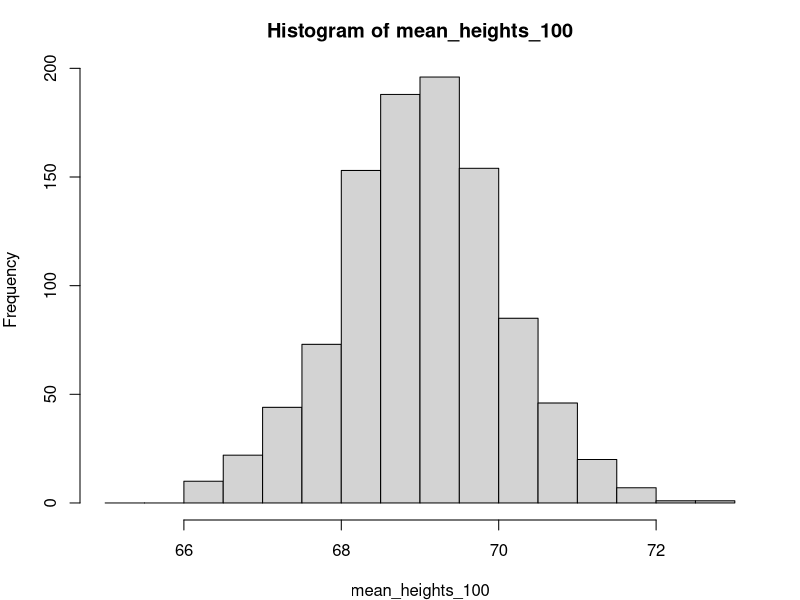
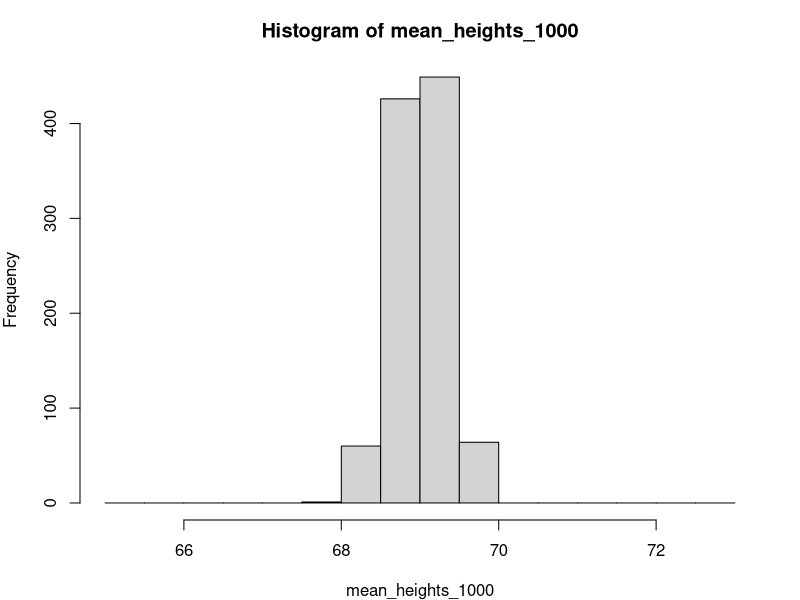
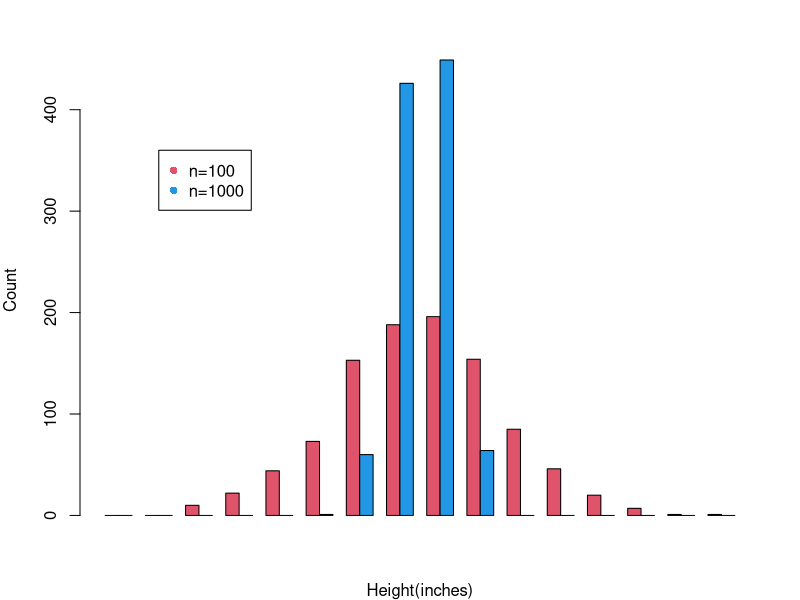

The R source for these figures, in order:
###Plotting and genetic variation data analysis exercises, Assignment 1

##Exercise 1-3 

#Creates function that samples populations of x individuals and 
#prints the mean of that random sample. 

get_heights<-function(x){
  heights<-rnorm(x,mean = 69, sd=10)
  x<-mean(heights)
  print(x)
}

##Exercise 4 

#Creates a for loop that calls "get_heights" function 1000 for population
#of 100 individuals saves the mean height from each replicate in vector
#"mean_heights_100"

replicates<-1000
mean_heights_100<-length(replicates)
for (m in 1:replicates){
    mean_heights_100[m]<- get_heights(100)
}
print(mean_heights_100)

## Exercise 5

#Creates a for loop that calls "get_heights" function 1000 for population
#of 1000 individuals saves the mean height from each replicate in vector
#"mean_heights_1000"

replicates<-1000
mean_heights_1000<-length(replicates)
for (m in 1:replicates){
  mean_heights_1000[m]<- get_heights(1000)
}
print(mean_heights_1000)

## Exercise 6

#Plots a histogram of the distribution of averages for sample sizes of 100 and 
#1000 individuals. PLots are on the same label axes with legend. 
bins<-seq(65,73, by=0.5)#establish bins
par(mfrow=c(1,1), mar=c(4, 4, 3, 2)) #sets plotting area margins
counts_100<-hist(mean_heights_100, breaks = bins)$counts# create vectors of counts in each histogram
counts_1000<-hist(mean_heights_1000,breaks = bins)$counts#|||||||||||||||

barplot(rbind(counts_100,counts_1000), col=c(2,4),beside = T,xlab = "Height(inches)", ylab = "Count")
#names.arg=seq(65,75,by=1)
legend(5, 360, c("n=100", "n=1000"), col=c(2,4),pch=16)
